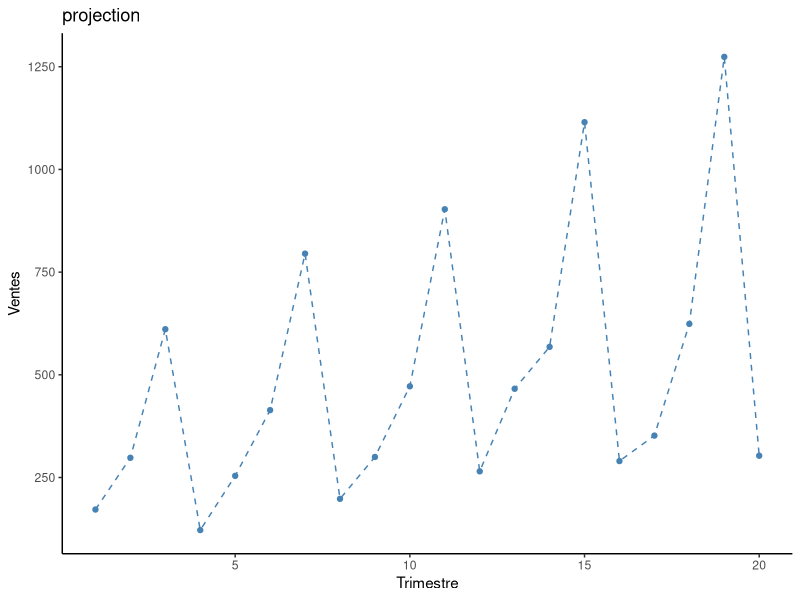

Write R code to recreate this figure. (Note: this script raises an error after producing the figure.)
library(ggplot2)

theme_set(
  theme_classic() +
    theme(legend.position = "top")
)

calcul_a <- function (x, y, x_mean, y_mean, size){
  xy_val <- 0
  x_carree <- 0
  r <- 0
  size <- length(x)
  
  for (i in 1:size){
    r <- x[i] *y[i]
    xy_val <- xy_val + r
    x_carree <- x_carree + (x[i] * x[i])
  }
  xy_mean <- xy_val / size
  x_carree_mean <- x_carree / size
  
  a <- (xy_mean - (x_mean * y_mean)) / (x_carree_mean - (x_mean * x_mean))
  return(a)
}
calcul_b <- function (x_mean, y_mean, a){
  b <- y_mean - (a * x_mean)
  return(b)
}

moindre_carre <- function (x, y){
  x_mean <- mean(x)
  y_mean <- mean(y)

  a <- calcul_a(x, y, x_mean, y_mean, size)
  b <- calcul_b(x_mean, y_mean, a)
  return(c(a,b))
}
x <- c(172, 298, 611, 122, 254, 414, 795, 198, 300, 472, 903, 265, 466, 568, 1115, 290, 352, 624, 1274, 303)
y <- c(1, 2, 3, 4, 5, 6, 7, 8, 9, 10, 11, 12, 13, 14, 15, 16, 17, 18, 19, 20)
df <- data.frame(Ventes=x,
                 Trimestre=y)
head(df, 4)

#STEP 1
p <- ggplot(data = df, aes(x = Trimestre, y = Ventes, group = 1)) 
p + geom_line(linetype = "dashed", color = "steelblue")+
  geom_point(color = "steelblue") + geom_abline(intercept = 20, slope = 1)+
  ggtitle("projection")

g <- plot(tt,col='red',type='l')

#STEP 2
tt <- moindre_carre(y, x)

print(tt)
plot(y, x, col="blue", type="l")
abline(tt[2], tt[1], col = "red")

#STEP 3
MoyenneMobile <- c(0, 0)
for (i in 3:18){
  m <- 1/8*( x[i-2] + 2*x[i-1] + 2*x[i] + 2*x[i+1] + x[i-2] )
  MoyenneMobile <- c(MoyenneMobile, m)
}
MoyenneMobile <- c(MoyenneMobile, 0)
MoyenneMobile <- c(MoyenneMobile, 0)
print(MoyenneMobile)

Tendance = c()
for (i in 1:20) {
  t = tt[1] *i + tt[2]
  Tendance <- c(Tendance, t)
}
print(Tendance)

plot(y, MoyenneMobile, col="blue", type="l")
lines(y, Tendance, col='green')

DS <- c(0, 0)
for (i in seq(3,18)) {
  ds <- x[i] / MoyenneMobile[i]
  DS <- c(DS, ds)
}
DS <- c(DS, 0)
DS <- c(DS, 0)

print(DS)

plot(y, DS, col="blue", type="l")

#STEP 4
MoyenneAnuuel <- c()
for (i in 1:5){
  k <- i * 4
  moyenne_annuel <- (x[k-3] + x[k-2] + x[k-1] + x[k]) /4
  MoyenneAnuuel <- c(MoyenneAnuuel, moyenne_annuel)
}

MoyenneTrimestre <- c()
for (i in 1:4){
  moyenne_trimestre <- (x[i] + x[i+4] + x[i+8] + x[i+12] + x[i+16]) /5
  MoyenneTrimestre <- c(MoyenneTrimestre, moyenne_trimestre)
}

print(MoyenneAnuuel)
print(MoyenneTrimestre)

mm <-  (MoyenneAnuuel[1] + MoyenneAnuuel[2] + MoyenneAnuuel[3] + MoyenneAnuuel[4] + MoyenneAnuuel[5])/ 5
print(mm)


CoefficientS <- c()

for(i in 1:4){
  cs <- MoyenneTrimestre[i] / mm
  CoefficientS <- c(CoefficientS, cs)
}

print(CoefficientS)
